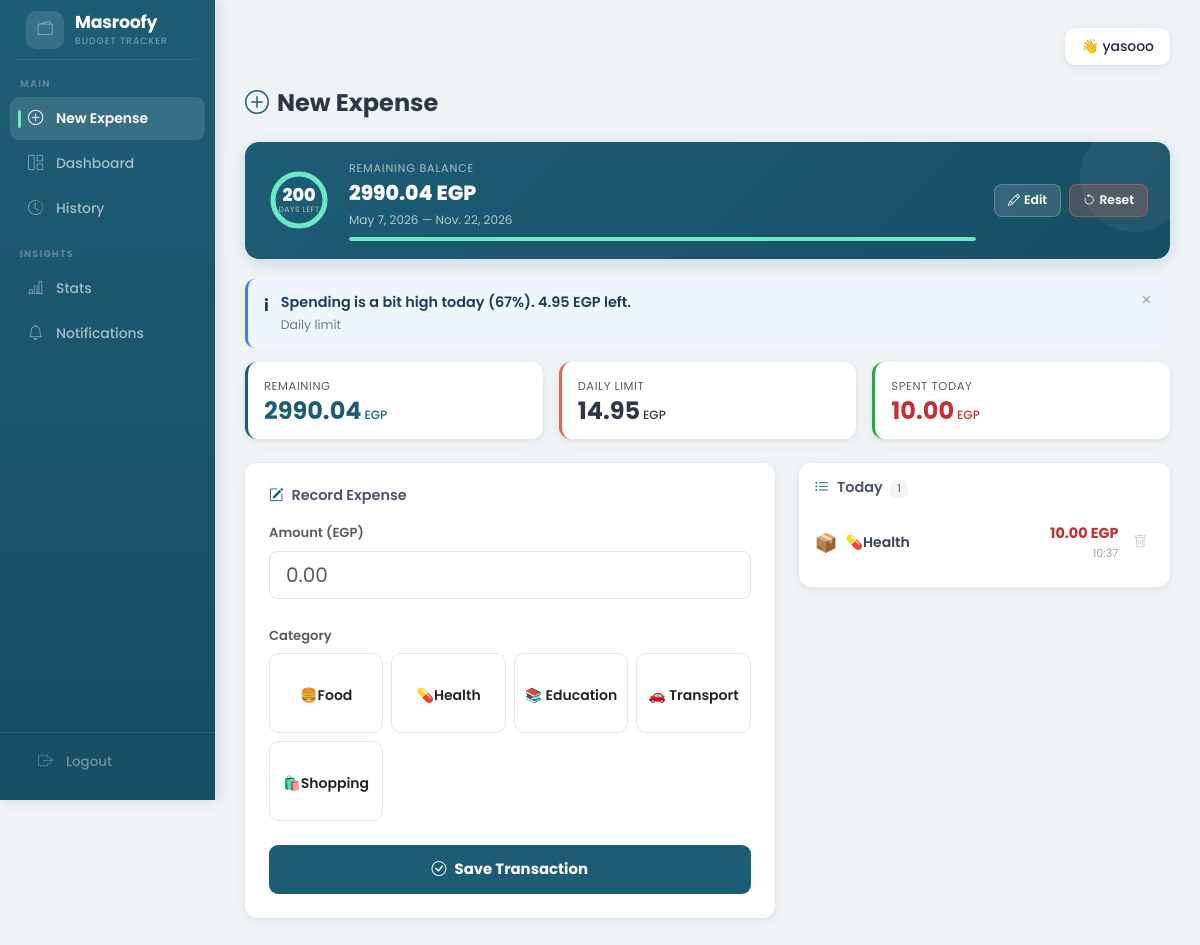
Page /record/ (signed in) on the earlier database version.
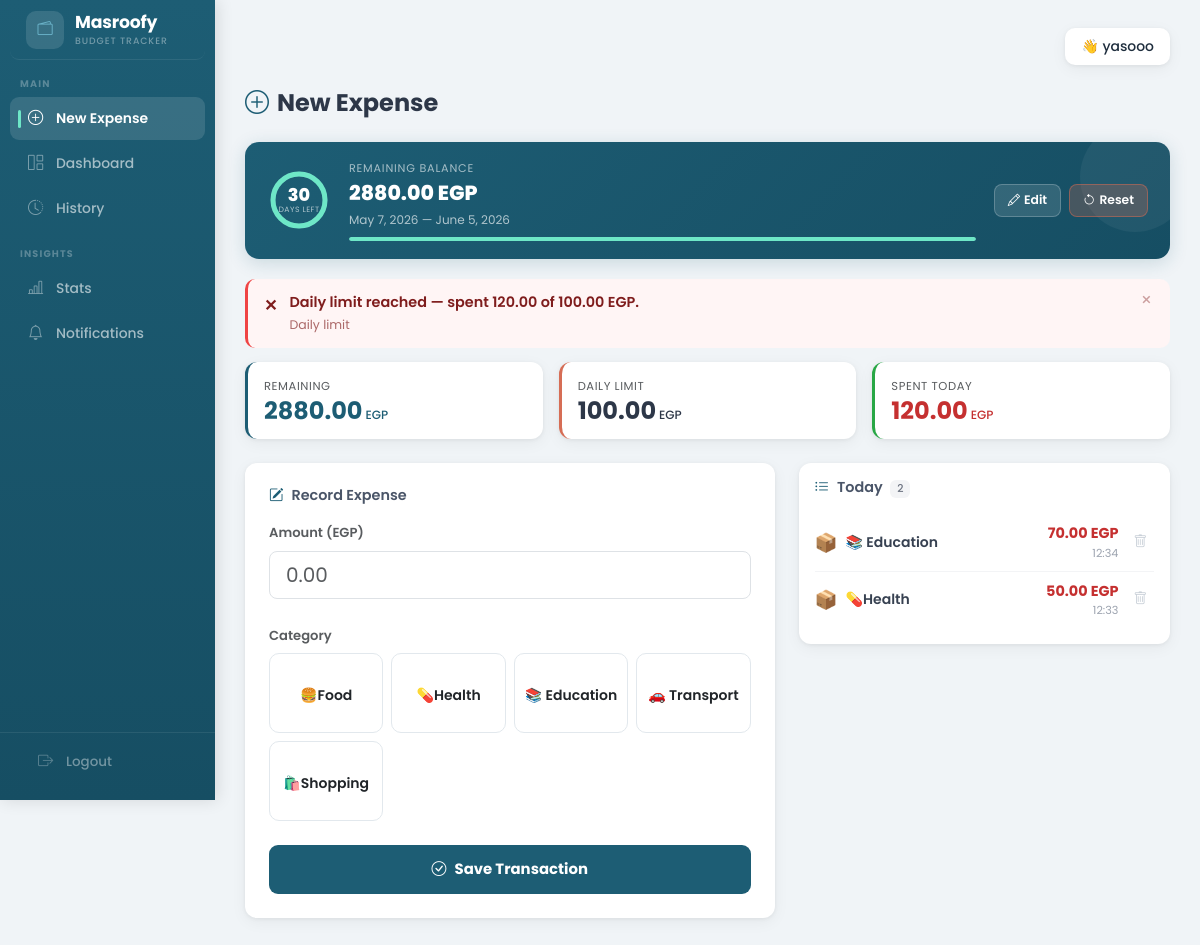
Same page on the later database version.
### budget/models.py (models this page shows, shortened)
class BudgetCycle(models.Model):
    user = models.ForeignKey(User, on_delete=models.CASCADE)
    objects = CycleManager()
    total_allowance   = models.FloatField()
    start_date        = models.DateField()
    end_date          = models.DateField()
    remaining_balance = models.FloatField()
    safe_daily_limit  = models.FloatField()
    is_active         = models.BooleanField(default=True)

class DailyRecord(models.Model):
    user = models.ForeignKey(User, on_delete=models.CASCADE)
    objects = DailyRecordManager()
    date            = models.DateField()
    allocated_limit = models.FloatField()
    total_spent     = models.FloatField(default=0)
    cycle           = models.ForeignKey(BudgetCycle, on_delete=models.CASCADE)

class Category(models.Model):
    name = models.CharField(max_length=100)
    icon_res_id = models.IntegerField(default=0)
    @property
    def icon_emoji(self):
        return CATEGORY_ICONS.get(self.name, "📦")

class Transaction(models.Model):
    user = models.ForeignKey(User, on_delete=models.CASCADE)
    objects = TransactionManager()
    amount    = models.FloatField()
    category  = models.ForeignKey(Category, on_delete=models.CASCADE)
    timestamp = models.DateTimeField()
    cycle     = models.ForeignKey(BudgetCycle, on_delete=models.CASCADE)

### budget/views.py (the view, shortened to what this page needs)
# urls.py: path('record/', views.record_expense, name='record_expense'),
@csrf_exempt
def record_expense(request):
    cat_dao = CategoryDAO()
    tx_dao  = TransactionDAO()
    today   = timezone.now().date()
    cycle = BudgetCycle.objects.filter(is_active=True, user=request.user).first()
    if cycle:
        actual_spent = float(
            Transaction.objects.filter(cycle=cycle)
            .aggregate(total=Sum("amount"))["total"] or 0
        )
        cycle.remaining_balance = float(cycle.total_allowance) - actual_spent
        cycle.save(update_fields=["remaining_balance"])
    dynamic_daily_limit = 0
    spent_today         = 0.0
    daily_record        = None
    if cycle:
        spent_today = float(
            Transaction.objects.filter(cycle=cycle, timestamp__date=today)
            .aggregate(total=Sum("amount"))["total"] or 0
        )
        existing_record = DailyRecord.objects.filter(
            user=request.user, cycle=cycle, date=today
        ).first()
        if existing_record:
            dynamic_daily_limit = existing_record.allocated_limit
            existing_record.total_spent = spent_today
            existing_record.save(update_fields=["total_spent"])
            daily_record = existing_record
    days_left  = max((cycle.end_date - today).days + 1, 0) if cycle else 0
    total_days = (cycle.end_date - cycle.start_date).days + 1 if cycle else 1
    context = {
        "categories":           cat_dao.get_all(),
        "cycle":                cycle,
        "daily_record":         daily_record,
        "dynamic_daily_limit":  dynamic_daily_limit,
        "spent_today":          spent_today,
        "days_left":            days_left,
        "total_days":           total_days,
        "today_transactions":   tx_dao.get_by_date(today) if cycle else [],
        "result_message":       None,
        "result_status":        None,
        "daily_alert":          get_daily_alert(daily_record),
        "cycle_alert":          get_cycle_alert(cycle),
        "cycle_errors":         [],
        "cycle_form":           {},
        "form": {
            "amount":      {"value": "", "errors": []},
            "category_id": {"value": "", "errors": []},
        },
    }
    return render(request, "budget/expense_entry.html", context)

### budget/dao.py (called while the page is built)
    def get_all(self) -> List[Category]:
        return [
            Category(id=obj.id, name=obj.name, icon_res_id=obj.icon_res_id)
            for obj in CategoryModel.objects.all().order_by("name")
        ]

    def get_by_date(self, date) -> list:
        return list(
            TransactionModel.objects
            .select_related("category")
            .filter(timestamp__date=date)
            .order_by("-timestamp")
        )

### templates/budget/expense_entry.html (shortened to what the changed rows need)
{% extends 'base.html' %}
{% block content %}
{% if not cycle %}
<div class="setup-card">
  <div class="sc-title"><i class="bi bi-wallet2 me-2"></i>Set Up Your Budget</div>
  {% if cycle_errors %}
  <div class="inline-alert danger mb-3">
    <span class="ia-icon">!</span>
    <div class="ia-body">
      {% for e in cycle_errors %}<div>{{ e }}</div>{% endfor %}
    </div>
  </div>
  {% endif %}
  <form method="POST" action="/record/">
    {% csrf_token %}
    <input type="hidden" name="action" value="create_cycle">
    <div class="row g-3 mb-2">
      <div class="col-md-6">
        <label class="form-label fw-semibold text-muted" style="font-size:.82rem;">Total Budget (EGP)</label>
        <input type="number" name="total_allowance" step="0.01" min="1"
               class="form-control" placeholder="e.g. 3000"
               value="{{ cycle_form.total_allowance|default:'' }}" id="setupBudget" required>
      </div>
      <div class="col-md-6">
        <label class="form-label fw-semibold text-muted" style="font-size:.82rem;">Duration</label>
        <div class="dur-toggle">
          <button type="button" id="btnDays" class="active" onclick="setMode('days')">No. of Days</button>
          <button type="button" id="btnDate" onclick="setMode('date')">End Date</button>
        </div>
        <div id="daysSection">
          <input type="number" name="duration_days" id="setupDays" min="1" max="365"
                 class="form-control" placeholder="e.g. 30"
                 value="{{ cycle_form.duration_days|default:'' }}">
        </div>
        <div id="dateSection" style="display:none;">
          <input type="date" name="end_date" id="setupEndDate" class="form-control"
                 value="{{ cycle_form.end_date|default:'' }}">
        </div>
      </div>
    </div>
    <div class="preview-pills" id="setupPreview">
      <div class="preview-pill"><div class="pp-label">Daily Limit</div><div class="pp-val" id="pvDaily">—</div></div>
      <div class="preview-pill"><div class="pp-label">Total Days</div><div class="pp-val" id="pvDays">—</div></div>
      <div class="preview-pill"><div class="pp-label">Ends On</div><div class="pp-val" id="pvEnd">—</div></div>
    </div>
    <button type="submit" class="btn-start">Start Budget</button>
  </form>
</div>
<!-- ════════════════════════════════
     ACTIVE CYCLE → Main view
════════════════════════════════ -->
{% else %}
<div class="cycle-banner" id="cycleBanner">
  <div class="cb-donut">
    <svg viewBox="0 0 64 64" width="64" height="64">
      <circle class="d-bg"  cx="32" cy="32" r="26"/>
      <circle class="d-val" cx="32" cy="32" r="26" id="donutArc"/>
    </svg>
    <div class="d-center">
      <div class="d-num">{{ days_left }}</div>
      <div class="d-lbl">days left</div>
    </div>
  </div>
  <div class="cb-info">
    <div class="cb-label">Remaining Balance</div>
    <div class="cb-balance">{{ cycle.remaining_balance|floatformat:2 }} EGP</div>
    <div class="cb-dates">{{ cycle.start_date }} — {{ cycle.end_date }}</div>
    <div class="cb-bar">
      <div class="cb-bar-fill" style="width:{% widthratio days_left total_days 100 %}%"></div>
    </div>
  </div>
  <div class="d-flex gap-2 flex-shrink-0">
    <button class="cb-edit" onclick="toggleEdit()" title="Edit budget — transactions stay">
      <i class="bi bi-pencil me-1"></i>Edit
    </button>
    <button class="cb-edit"
            style="background:rgba(214,109,85,0.25);border-color:rgba(214,109,85,0.5);"
            onclick="toggleReset()"
            title="Reset budget — deletes ALL transactions">
      <i class="bi bi-arrow-counterclockwise me-1"></i>Reset
    </button>
  </div>
</div>
{% if daily_alert %}
<div class="inline-alert {{ daily_alert.type }}">
  <span class="ia-icon">{% if daily_alert.type == 'danger' %}✕{% elif daily_alert.type == 'warning' %}!{% else %}i{% endif %}</span>
  <div class="ia-body">
    <div class="ia-title">{{ daily_alert.msg }}</div>
    <div class="ia-sub">Daily limit</div>
  </div>
  <button class="ia-close" onclick="this.closest('.inline-alert').remove()">×</button>
</div>
{% endif %}
<div class="row g-3 mb-4">
  <div class="col-md-4">
    <div class="card p-3" style="border-left:3px solid #1D5D74;">
      <div class="text-muted" style="font-size:.72rem;text-transform:uppercase;letter-spacing:.05em;margin-bottom:4px;">Remaining</div>
      <div class="fw-bold" style="font-size:1.5rem;color:#1D5D74;line-height:1;">
        {{ cycle.remaining_balance|floatformat:2 }}<span style="font-size:.75rem;font-weight:500;margin-left:3px;">EGP</span>
      </div>
    </div>
  </div>
  <div class="col-md-4">
    <div class="card p-3" style="border-left:3px solid #D66D55;">
      <div class="text-muted" style="font-size:.72rem;text-transform:uppercase;letter-spacing:.05em;margin-bottom:4px;">Daily Limit</div>
      <div class="fw-bold" style="font-size:1.5rem;color:#2d3748;line-height:1;">
        {{ dynamic_daily_limit|floatformat:2 }}<span style="font-size:.75rem;font-weight:500;margin-left:3px;">EGP</span>
      </div>
    </div>
  </div>
  <div class="col-md-4">
    <div class="card p-3" style="border-left:3px solid #28a745;">
      <div class="text-muted" style="font-size:.72rem;text-transform:uppercase;letter-spacing:.05em;margin-bottom:4px;">Spent Today</div>
      <div class="fw-bold" style="font-size:1.5rem;color:#c53030;line-height:1;">
        {{ spent_today|floatformat:2 }}<span style="font-size:.75rem;font-weight:500;margin-left:3px;">EGP</span>
      </div>
    </div>
  </div>
</div>
<div class="row">
  <div class="col-md-7">
    <div class="card p-4 mb-4">
      <h6 class="mb-3" style="color:#4a5568;font-weight:600;font-size:.9rem;">
        <i class="bi bi-pencil-square me-2" style="color:#1D5D74;"></i>Record Expense
      </h6>
      <form method="post" action="/record/" autocomplete="off">
        <div class="mb-4">
          <label class="form-label fw-semibold text-muted" style="font-size:.82rem;">Amount (EGP)</label>
          <input type="number" name="amount" step="0.01" min="0.01"
                 class="form-control form-control-lg" style="border-radius:8px;"
                 placeholder="0.00" value="{{ form.amount.value|default:'' }}"
                 required autofocus>
        </div>
        <div class="mb-4">
          <label class="form-label fw-semibold text-muted" style="font-size:.82rem;">Category</label>
          <div class="row g-2">
            {% for cat in categories %}
            <div class="col-4 col-sm-3">
              <label class="cat-chip w-100">
                <div class="chip-inner">
                  <span class="small fw-semibold">{{ cat.name }}</span>
                </div>
              </label>
            </div>
            {% empty %}
            <p class="text-muted small">No categories — add them from Admin.</p>
            {% endfor %}
          </div>
        </div>
        <button type="submit" class="btn-save">
          <i class="bi bi-check-circle me-2"></i>Save Transaction
        </button>
      </form>
    </div>
  </div>
  <div class="col-md-5">
    <div class="card p-3">
      <h6 class="mb-3" style="color:#4a5568;font-weight:600;font-size:.9rem;">
        <i class="bi bi-list-ul me-2" style="color:#1D5D74;"></i>Today
        <span class="badge ms-1" style="background:#f3f4f6;color:#6b7280;font-weight:500;">{{ today_transactions|length }}</span>
      </h6>
      {% if today_transactions %}
        {% for tx in today_transactions %}
        <div class="tx-row">
          <div class="d-flex align-items-center gap-2">
            <span style="font-size:1.15rem;">{{ tx.category.icon_emoji }}</span>
            <span class="small fw-semibold" style="color:#374151;">{{ tx.category.name }}</span>
          </div>
          <div class="d-flex align-items-center gap-2">
            <div class="text-end">
              <div style="font-weight:700;color:#c53030;font-size:.9rem;">{{ tx.amount|floatformat:2 }} EGP</div>
              <div style="font-size:.7rem;color:#9ca3af;">{{ tx.timestamp|time:"H:i" }}</div>
            </div>
            <form method="POST" action="{% url 'delete_transaction' tx.id %}"
                  onsubmit="return confirm('Remove this transaction?')">
              <button type="submit" class="btn-del" title="Remove">
                <i class="bi bi-trash"></i>
              </button>
            </form>
          </div>
        </div>
        {% endfor %}
      {% else %}
        <div class="text-center py-5" style="color:#c9d0d8;">
          <i class="bi bi-inbox" style="font-size:2rem;display:block;margin-bottom:8px;"></i>
          <span style="font-size:.82rem;">No transactions today</span>
        </div>
      {% endif %}
    </div>
  </div>
</div>
{% endif %}
{% endblock %}

Differences in the rows shown:
removed DailyRecord: allocated_limit "14.95", total_spent "10.00"
removed Transaction: category.icon_emoji "📦", category.name "💊Health", amount "10.00", timestamp "10:37"
added DailyRecord: allocated_limit "100.00", total_spent "120.00"
added Transaction: category.icon_emoji "📦", category.name "📚 Education", amount "70.00", timestamp "12:34"
added Transaction: category.icon_emoji "📦", category.name "💊Health", amount "50.00", timestamp "12:33"
Other differences:
{{ days_left }}: "200" → "30"
{{ daily_alert.msg }}: "Spending is a bit high today (67%). 4.95 EGP left." → "Daily limit reached — spent 120.00 of 100.00 EGP."
{{ today_transactions|length }}: "1" → "2"
text no longer shown: "i"
